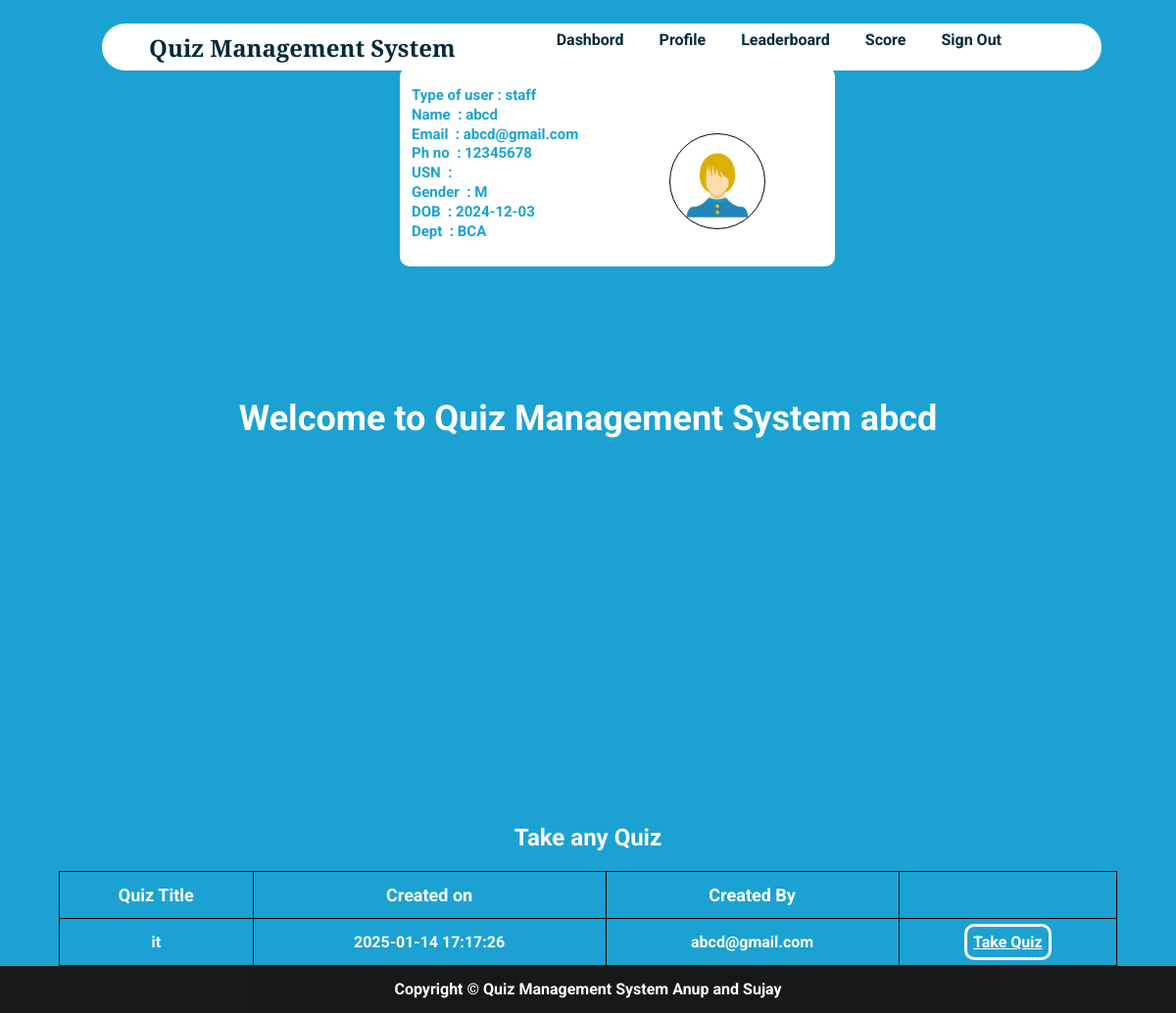
/homestud.php (signed in), run on the app's committed database.
### tables this page shows
CREATE TABLE `staff` (
  `staffid` varchar(10) NOT NULL,
  `name` varchar(20) NOT NULL,
  `mail` varchar(30) NOT NULL,
  `phno` varchar(10) NOT NULL,
  `gender` varchar(1) NOT NULL,
  `DOB` varchar(10) NOT NULL,
  `pw` varchar(200) NOT NULL,
  `dept` varchar(3) DEFAULT NULL
);

CREATE TABLE `quiz` (
  `quizid` int(11) NOT NULL,
  `quizname` varchar(20) NOT NULL,
  `date_created` timestamp NOT NULL DEFAULT current_timestamp(),
  `mail` varchar(30) DEFAULT NULL
);

### homestud.php (the view, shortened to what this page needs)
<html>
<head>
</head>
<?php
require_once 'sql.php';
                $conn = mysqli_connect($servername, $username, $password, $dbname);if (!$conn) {
    echo "<script>alert(\"Database error retry after some time !\")</script>";
}
?>
<body style="color: #fff !important; font-weight: bolder; margin: 0 !important; font-family: 'Roboto', sans-serif; width: 100%;">
    <div style="background-color:rgb(27, 162, 211);height:auto;">
        <div class="navbar" style="display: grid;width: 85%;height:3rem;color:#042A38;position:fixed;border-radius:10rem;margin-top:1.5rem;margin-left:6.5rem;">
        <section style="margin-left: 3rem;height:3rem;display:grid;padding-top: 8px;padding-bottom: 3px; font-size: 1.5rem;font-family: 'Libre Baskerville', serif;">Quiz Management System</section>
            <ul style="display: inline-flex;padding: 0 !important;margin-top: 0;float: right;right: 10rem;top:0.8rem;position: fixed;width: 50vw;">
                <li onclick="dash()">Dashbord</li>
                <li onclick="prof()">Profile</li>
                <li onclick="toggleLeaderboard()">Leaderboard</li>
                <li onclick="score()">Score</li>
                <li onclick="lo()">Sign Out</li>
            </ul>
        </div><br><br>
        <?php
        $type1 = $_SESSION["type"];
        $username1 = $_SESSION["username"];
        $sql = "select * from " . $type1 . " where mail='{$username1}'";
        $res =   mysqli_query($conn, $sql);
        if ($res == true) {
            global $dbmail, $dbpw;
            while ($row = mysqli_fetch_array($res)) {
                $dbmail = $row['mail'];
                $dbname = $row['name'];
                $dbusn = $row['usn'];
                $dbphno = $row['phno'];
                $dbgender = $row['gender'];
                $dbdob = $row['DOB'];
                $dbdept = $row['dept'];
            }
        }
        ?>
        <center><section style="width:90vw;height:20rem;margin:0vw;margin-top:23rem;font-size:3vw;">Welcome to Quiz Management System&nbsp;<?php echo $dbname ?></section></center>
        <section style="color:#fff !important"><br><br><br><br><br>
        <?php
            $sql ="select * from quiz";
            $res=mysqli_query($conn,$sql);
            if($res)
            {
                echo "<center><h1 style=\"font-size:2vw;\">Take any Quiz</h1></center>";
                echo "<center><table><thead><tr><td>Quiz Title</td><td>Created on</td><td>Created By</td><td>  </td></tr></thead>";
                while ($row = mysqli_fetch_assoc($res)) {
                    echo "<tr><td>".$row["quizname"]."</td><td>".$row["date_created"]."</td><td>".$row["mail"]."</td><td><a id=\"tq\" href='takeq.php?qid=".$row['quizid']."'>Take Quiz</button></tr>";
                }
                echo "</table></center>";
            }
            ?>
        </section>
        <section class="prof" id="prof" style="display: grid;color:#042A38;">
        <div class="container1">
                <p><b>Type of user&nbsp;:&nbsp;<?php echo $type1 ?></b></p>
                <p><b>Name &nbsp;:&nbsp;<?php echo $dbname ?></b></p>
                <p><b>Email &nbsp;:&nbsp;<?php echo $dbmail ?></b></p>
                <p><b>Ph no &nbsp;:&nbsp;<?php echo $dbphno ?></b></p>
                <p><b>USN &nbsp;:&nbsp;<?php echo $dbusn ?></b></p>
                <p><b>Gender &nbsp;:&nbsp;<?php echo $dbgender ?></b></p>
                <p><b>DOB &nbsp;:&nbsp;<?php echo $dbdob ?></b></p>
                <p><b>Dept &nbsp;:&nbsp;<?php echo $dbdept ?></b></p>
        </div>
        <div class="container2">
            <img src=" images/user.png">
        </div>
        </section>
    </div>
    <footer class="footer" style="background: black; opacity: 0.9; font-size: 1rem; height: 3rem; display: flex; align-items: center; justify-content: center;">
    <div class="footer_copyright" style="color: white; text-align: center;">
        <p style="margin: 0;">Copyright &copy; Quiz Management System Anup and Sujay</p>
        </div>
    </footer>
</body>
</html>

### homestud.php (style rules this page uses)
li { margin: 1.5vw; font-size: 1rem !important; }
ul { list-style: none; width: auto !important; font-weight: 2vw !important; }
.navbar { background-color: white !important; font-size: 1.5vw !important; position: fixed; }
a { text-decoration: none; color: #fff; }
.prof { top: 5vw; position: fixed; width: 35vw !important; height:15vw !important; margin-left: 34vw !important; margin-right: 20vw !important; background-color: #fff !important; border-radius: 10px; margin-top: 0.5rem; z-index: 1; padding: 1vw; padding-left: 1vw; display: grid; grid-template-columns: repeat(2, 1fr); gap: 10px; }
img { width: 100%; display:block; object-fit: cover; }
.container1 { color:rgb(27, 162, 211); font-size:15px; line-height: 0.3rem; grid-column:1; }
.container2 { width:6rem; height:6rem; border-radius: 50%; overflow: hidden; margin-left: 3rem; margin-top: 3.5rem; border: 0.1rem solid black; grid-column: 2; }
table { width: 100%; border-collapse: collapse; }
table, th, td { border: 1px solid white; }
th, td { padding: 8px; text-align: left; }
thead { background-color:rgb(27, 162, 211); color: white; }
table { width: 90vw; margin-left: 5vw; margin-right: 5vw; align-content: center; border: 1px solid black; }
thead { font-weight:900; font-size: 1.5vw; }
td { width: auto; border: 1px solid black; text-align: center; height: 4vw; font-weight: bold; }
#tq { text-decoration: underline; border: 3px solid #fff; padding: 0.5vw; border-radius: 10px; }

### data on the page
staff: name "abcd", mail "abcd@gmail.com", phno "12345678", gender "M", DOB "2024-12-03", dept "BCA"
quiz: quizname "it", date_created "2025-01-14 17:17:26", mail "abcd@gmail.com"

### other printed values
$type1 "staff"
